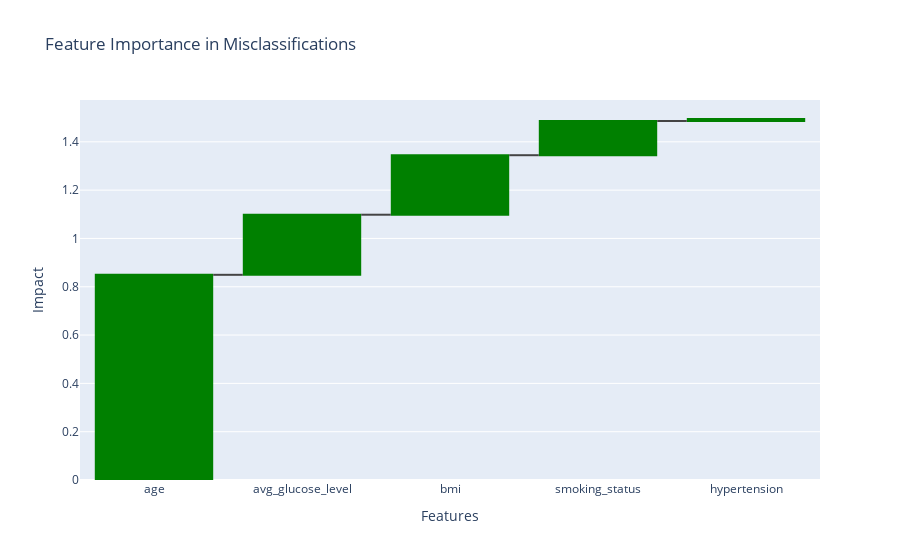

The notebook cell this image was saved under:
### Markdown cell above
- ##### **5. Waterfall Plot for Feature Importance in Misclassifications**
 Visualize the top features that contributed to the misclassification of strokes (False Negatives or False Positives). This waterfall chart dynamically shows the cumulative impact of features

### Code cell
import plotly.graph_objects as go
import numpy as np

# Assuming you have calculated feature importances and misclassified points
# This is a mock example with feature importances
features = ['age', 'avg_glucose_level', 'bmi', 'smoking_status', 'hypertension']
importances = np.random.rand(5)  # Replace this with actual feature importances for misclassified cases

# Waterfall plot
fig = go.Figure(go.Waterfall(
    name = "Feature Importance",
    orientation = "v",
    measure = ["relative"] * len(features),
    x = features,
    y = importances,
    decreasing = {"marker":{"color":"red"}},
    increasing = {"marker":{"color":"green"}},
    totals = {"marker":{"color":"blue"}}
))

fig.update_layout(title="Feature Importance in Misclassifications", xaxis_title="Features", yaxis_title="Impact")
fig.show()

### Figure 1 — Plotly figure (JSON) as saved in the notebook; plotly's stock layout.template omitted (floating-point values rounded to 4 significant figures)
{"data": [{"decreasing": {"marker": {"color": "red"}}, "increasing": {"marker": {"color": "green"}}, "measure": ["relative", "relative", "relative", "relative", "relative"], "name": "Feature Importance", "orientation": "v", "totals": {"marker": {"color": "blue"}}, "type": "waterfall", "x": ["age", "avg_glucose_level", "bmi", "smoking_status", "hypertension"], "y": [0.8494, 0.2488, 0.2463, 0.1417, 0.00819]}], "layout": {"title": {"text": "Feature Importance in Misclassifications"}, "xaxis": {"title": {"text": "Features"}}, "yaxis": {"title": {"text": "Impact"}}}}
